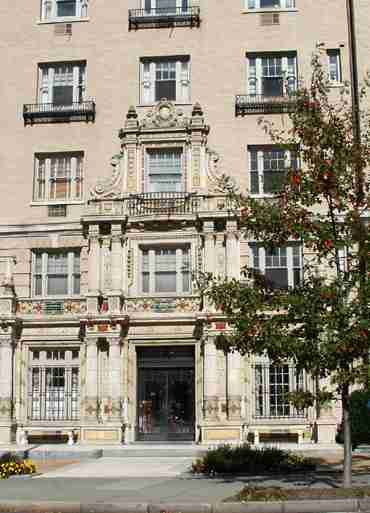
%> input picture matlab/MATLAB/DSP/frame4a.jpg, 370 x 513 px
$ octave proj.m   (GNU Octave 9; MATLAB toolbox functions it lacks are replaced by stand-ins)
%> lines starting %> are read from the running program, lines starting %| are printed output that depends on the picture
%Project
clear all;
close all; %close all figures
% [7 lines of commented-out code are left out]
img1 = imread('frame4a.jpg');
%> img1 is the input picture: size 513x370x3 uint8; mean R, G, B 150.6, 142.3, 126.9
img2 = imread('frame4b.jpg');
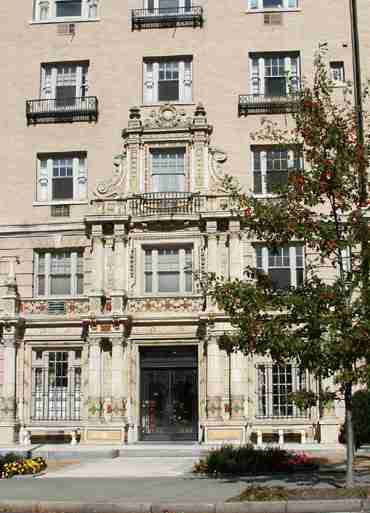
%> input picture matlab/MATLAB/DSP/frame4b.jpg, 370 x 513 px
%> img2 is the input picture: size 513x370x3 uint8; mean R, G, B 150.9, 142.7, 127.3
%img1 = imread('frame5a.jpg');
%img2 = imread('frame5b.jpg');

[rows1, cols1, numOfColorChannels1] = size(img1);
%> rows1 = 513; cols1 = 370; numOfColorChannels1 = 3
diffImg = img1 - img2;
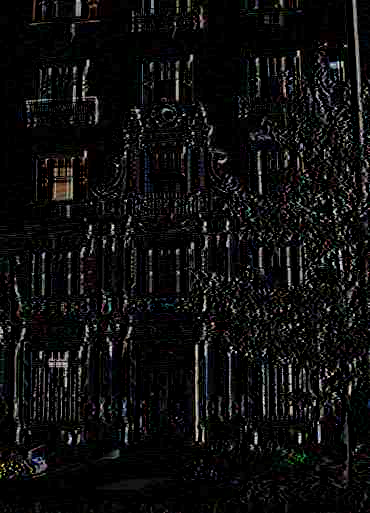
%> diffImg: size 513x370x3 uint8; mean R, G, B 14.5, 14.4, 14.2
if numOfColorChannels1 > 1
       img1 = rgb2gray(img1);
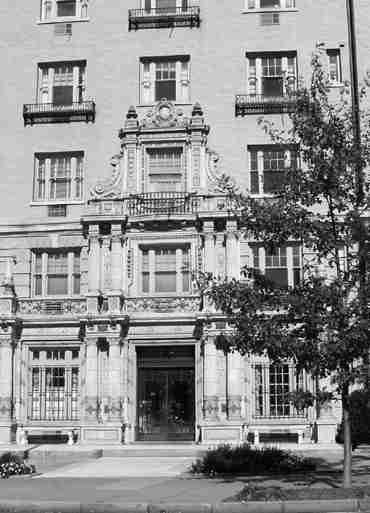
%> img1: size 513x370 uint8; min 0, max 255, mean 143
       img2 = rgb2gray(img2);
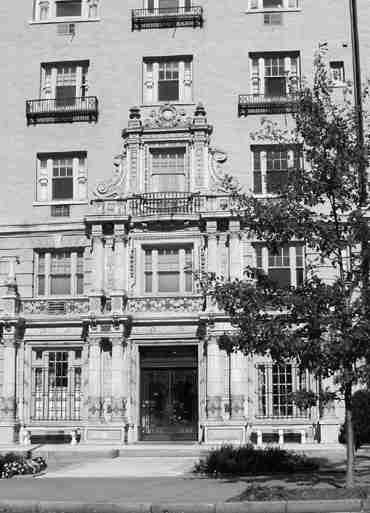
%> img2: size 513x370 uint8; min 0, max 255, mean 143.4
end
img1 = double(img1);
%> img1: size 513x370 double
img2 = double(img2);
%> img2: size 513x370 double

%implement equation 4
G = (fft2(img2).*conj(fft2(img1))) ./ (abs(fft2(img2)).*abs(fft2(img1)));
g = ifft2(double(G));
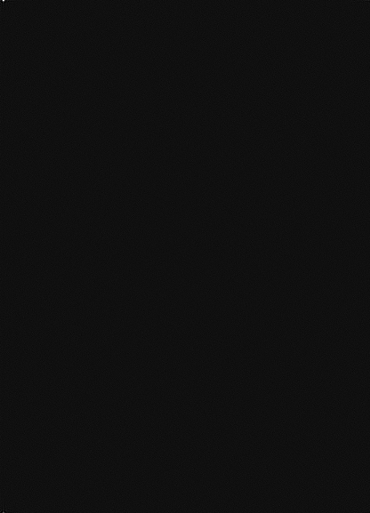
%> g: size 513x370 double; min -0.0262, max 0.383, mean 5.27e-06; drawn with min black and max white
gr = real(g);
%find M and N
m = max(max(gr));
%> m = 0.383
%Find indices of interest
[M,N] = find(gr(:,:)==m);
%> M = 1; N = 4
xshift = rows1 - M + 1;
%> xshift = 513
yshift = cols1 - N + 1;
%> yshift = 367
new_img2 = circshift(img2, [xshift yshift]);
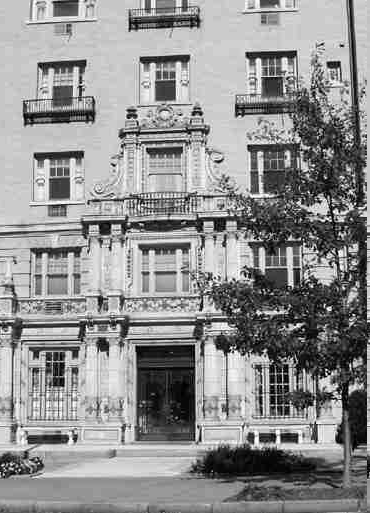
%> new_img2: size 513x370 double; min 0, max 255, mean 143.4; mean of the top-left, top-right, bottom-left and bottom-right quarters 167.4, 144.5, 152.4, 109.2
Gnew = (fft2(new_img2).*conj(fft2(img1))) ./ (abs(fft2(new_img2)).*abs(fft2(img1)));
gnew = ifft2(double(Gnew));
grnew = real(gnew);
% [14 lines of commented-out code are left out]
